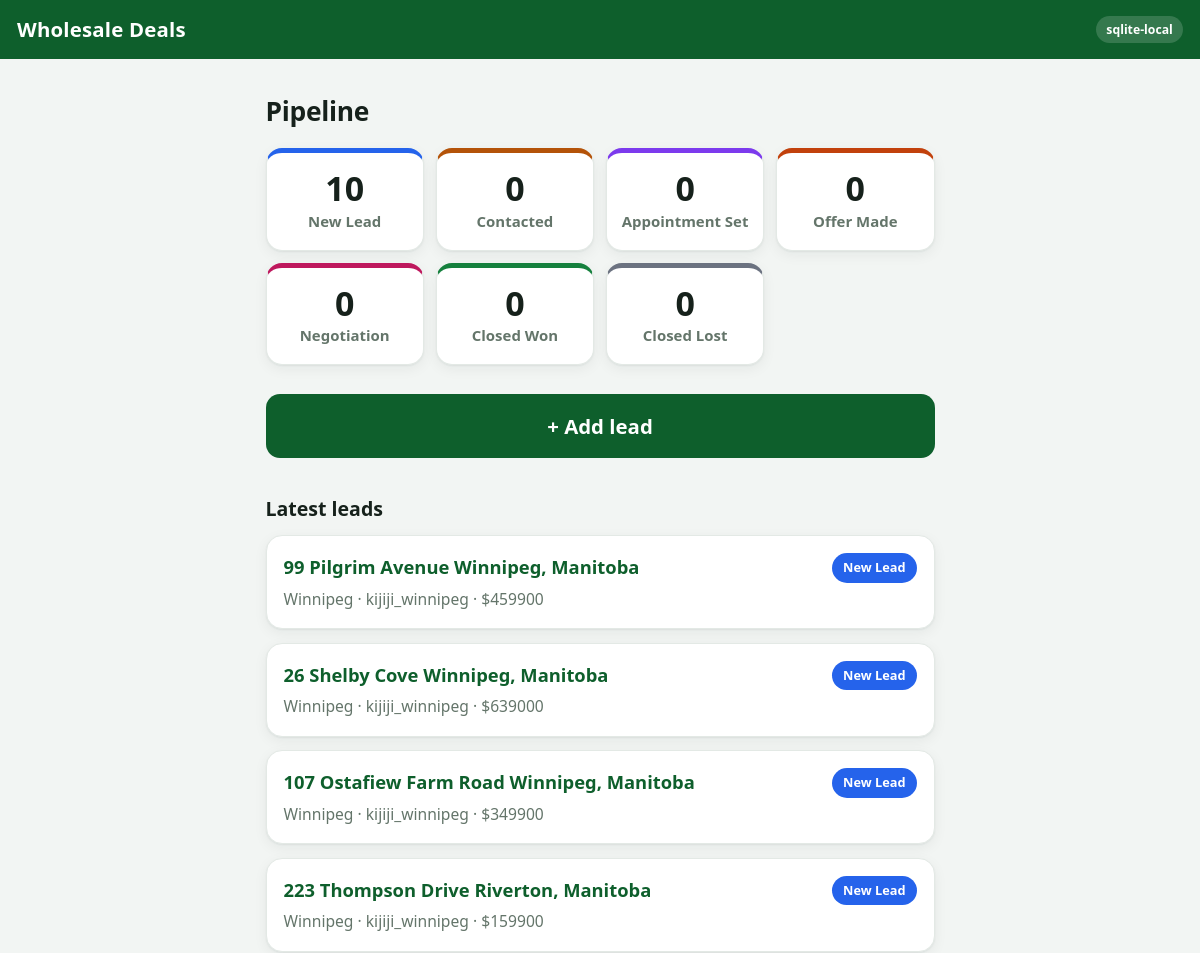
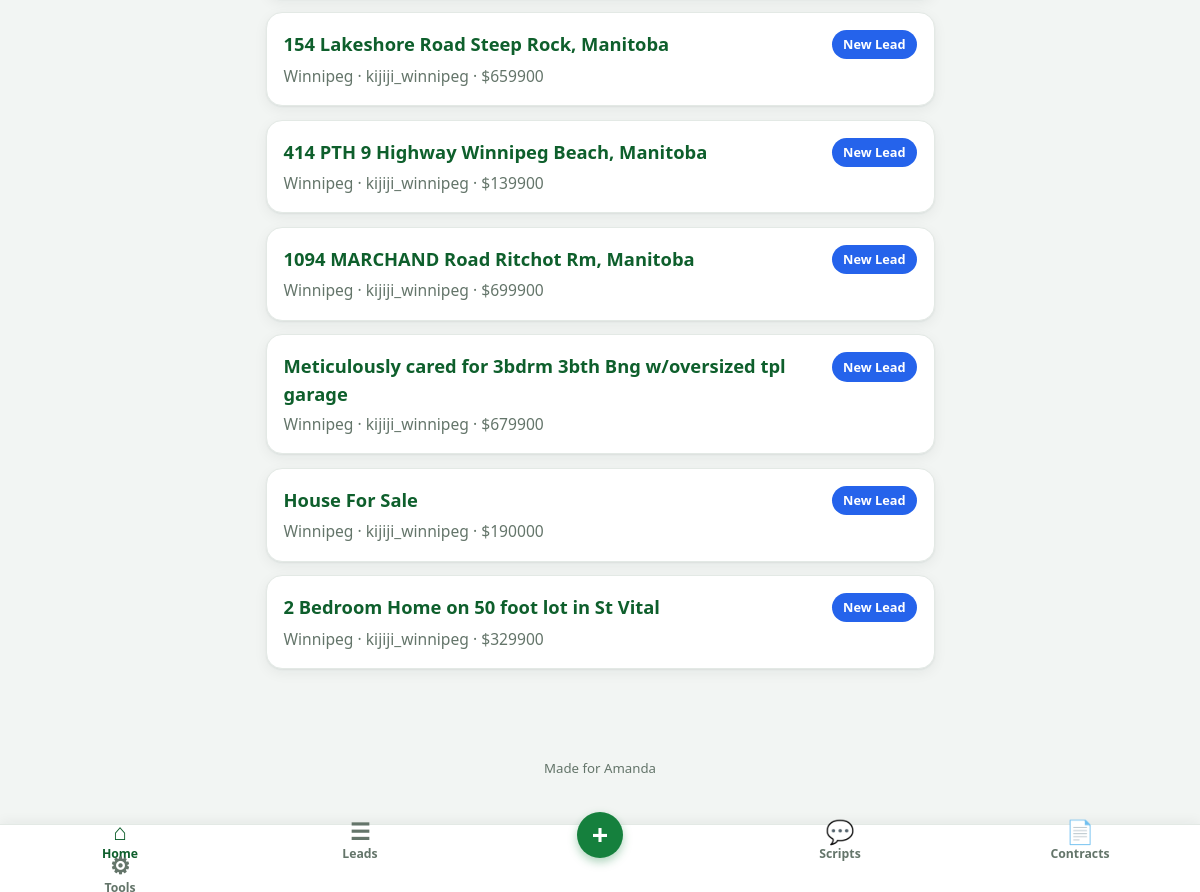
The page / on the database its author committed (2 pictures, top to bottom).
### tables this page shows
CREATE TABLE leads (
  id INTEGER PRIMARY KEY AUTOINCREMENT,
  address TEXT NOT NULL, city TEXT DEFAULT 'Winnipeg', postal TEXT DEFAULT '',
  source TEXT DEFAULT 'manual', source_url TEXT DEFAULT '',
  tags TEXT DEFAULT '', asking_price REAL, arv_estimate REAL, repair_estimate REAL,
  motivation TEXT DEFAULT '', created_at REAL, updated_at REAL
);

### app/main.py (the view)
@app.get("/", response_class=HTMLResponse)
def dashboard(request: Request):
    return templates.TemplateResponse(request, "index.html", ctx(
        request, counts=db.pipeline_counts(), leads=db.list_leads()))

### templates/index.html (shortened to what this page needs)
{% extends "base.html" %}
{% block content %}
<h1>Pipeline</h1>
<div class="stagegrid">
{% for s in stages %}
  <a class="stagecard st-{{ s }}" href="/leads?stage={{ s }}">
    <span class="count">{{ counts.get(s, 0) }}</span>
    <span class="slabel">{{ stage_labels[s] }}</span>
  </a>
{% endfor %}
</div>
<a class="btn big primary" href="/leads/new">+ Add lead</a>
<h2>Latest leads</h2>
{% for l in leads[:10] %}
<a class="card leadrow" href="/leads/{{ l.id }}">
  <div class="top">
    <span class="addr">{{ l.address }}</span>
    <span class="stagepill st-{{ l.stage }}">{{ stage_labels.get(l.stage, l.stage) }}</span>
  </div>
  <div class="meta">{{ l.city }} &middot; {{ l.source }}{% if l.asking_price %} &middot; ${{ "%.0f"|format(l.asking_price) }}{% endif %}</div>
</a>
{% else %}
<div class="card"><p class="muted">No leads yet. Tap + to add one, or run a scraper under Tools.</p></div>
{% endfor %}
{% endblock %}

### templates/base.html (shortened to what this page needs)
<!doctype html>
<html lang="en">
<head>
<link rel="stylesheet" href="/static/style.css">
</head>
<body>
<header class="topbar">
  <a href="/" class="brand">Wholesale Deals</a>
  <span class="dbpill">{{ backend }}</span>
</header>
<main class="wrap">
{% block content %}{% endblock %}
</main>
<nav class="tabbar" aria-label="Main">
  <a href="/" class="{% if tab == 'home' %}on{% endif %}"><span class="ico">&#8962;</span>Home</a>
  <a href="/leads" class="{% if tab == 'leads' %}on{% endif %}"><span class="ico">&#9776;</span>Leads</a>
  <a href="/leads/new" class="add" aria-label="Add lead"><span class="ico">+</span></a>
  <a href="/scripts" class="{% if tab == 'scripts' %}on{% endif %}"><span class="ico">&#128172;</span>Scripts</a>
  <a href="/contracts" class="{% if tab == 'contracts' %}on{% endif %}"><span class="ico">&#128196;</span>Contracts</a>
  <a href="/scrapers" class="{% if tab == 'tools' %}on{% endif %}"><span class="ico">&#9881;</span>Tools</a>
</nav>
<footer class="foot">Made for Amanda</footer>
</body>
</html>

### rows shown on the page
leads: address "99 Pilgrim Avenue Winnipeg, Manitoba", get "New Lead", city "Winnipeg", source "kijiji_winnipeg", asking_price "459900"
leads: address "26 Shelby Cove Winnipeg, Manitoba", get "New Lead", city "Winnipeg", source "kijiji_winnipeg", asking_price "639000"
leads: address "107 Ostafiew Farm Road Winnipeg, Manitoba", get "New Lead", city "Winnipeg", source "kijiji_winnipeg", asking_price "349900"
leads: address "223 Thompson Drive Riverton, Manitoba", get "New Lead", city "Winnipeg", source "kijiji_winnipeg", asking_price "159900"
leads: address "154 Lakeshore Road Steep Rock, Manitoba", get "New Lead", city "Winnipeg", source "kijiji_winnipeg", asking_price "659900"
leads: address "414 PTH 9 Highway Winnipeg Beach, Manitoba", get "New Lead", city "Winnipeg", source "kijiji_winnipeg", asking_price "139900"
leads: address "1094 MARCHAND Road Ritchot Rm, Manitoba", get "New Lead", city "Winnipeg", source "kijiji_winnipeg", asking_price "699900"
leads: address "Meticulously cared for 3bdrm 3bth Bng w/oversized tpl garage", get "New Lead", city "Winnipeg", source "kijiji_winnipeg", asking_price "679900"
leads: address "House For Sale", get "New Lead", city "Winnipeg", source "kijiji_winnipeg", asking_price "190000"
leads: address "2 Bedroom Home on 50 foot lot in St Vital", get "New Lead", city "Winnipeg", source "kijiji_winnipeg", asking_price "329900"

### other values the page prints
{{ backend }} "sqlite-local"
{{ counts.get(s, 0) }} "10" "0" "0" "0" "0" "0" "0"
{{ stage_labels[s] }} "New Lead" "Contacted" "Appointment Set" "Offer Made" "Negotiation" "Closed Won" "Closed Lost"
